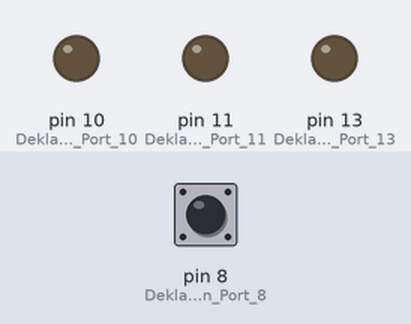
Recording of a sketch running on a simulated Arduino Uno, built with avr-gcc and run on an emulated ATmega328P. Shown: output pins drawn as LEDs (lit = HIGH). The test bench sets the inputs (shaded band); at power-on: pin 8 (Deklariere_den_Port_8) HIGH.

Above: at 1.25 s.
1.3 s: pin 8 (Deklariere_den_Port_8) pulled LOW for 0.15 s
At 1.7 s:
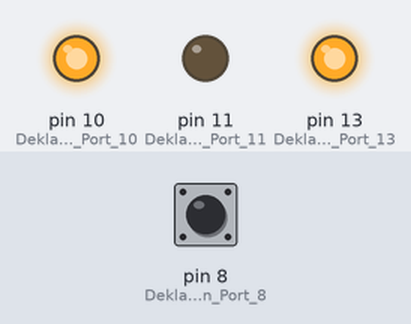
At 2.2 s:
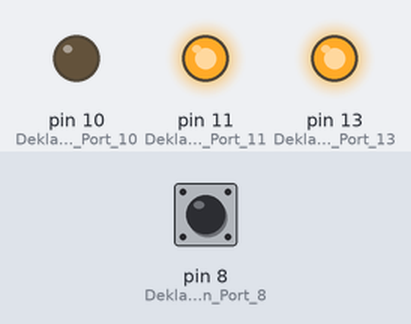
Timing chart, 0 to 22.8 s (numbered marks = the images above; inputs shaded):
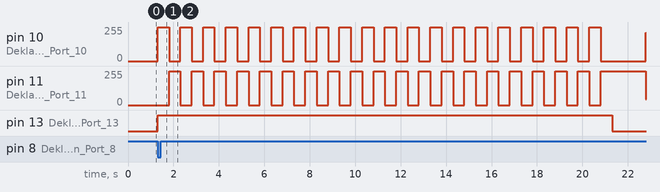

The sketch:

Blink-Beispiel07.ino
```cpp
/*
  Arduino Blink Beispiel 07
  LEDs an den Ports 10 und 11, PWM schwellen abwechselnd
  bis der Taster am Eingang 8 gedrückt wurde, dann blinken die LEDs
  20 mal abwechselnd und die interne LED leuchtet.
  FabLab Bayreuth Arduino Day 2018 JTL
*/

int umgekehrt;
int Taste = 0;

// Die setup Funktion wird nur einmal beim Start des Programmes ausgeführt
// z.B. wenn der RESET Taster gedrückt wurde oder das Board eingeschatet wurde

void setup() {
  pinMode(10, OUTPUT);    // Deklariere den Port 10, an dem die erste
                          // LED angeschlossen ist, als Ausgang
  pinMode(11, OUTPUT);    // Deklariere den Port 11, an dem die zweite
                          // LED angeschlossen ist, als Ausgang
  pinMode(13, OUTPUT);    // Deklariere den Port 13, an dem die interne
                          // LED auf dem Arduino UNO angeschlossen ist, als Ausgang
  digitalWrite(13, LOW);  // Lösche die interne LED

  pinMode(8, INPUT);      // Deklariere den Port 8, an dem der
                          // Taster gegen GND angeschlossen ist, als Eingang
  digitalWrite(8, HIGH);  // Setzt den internen 20 K Ohm Pul-Up Widerstand gegen 5V
                          // So ist der nicht gedrückte Zustand normal HIGH
}


// In der loop Funktion werden alle Anweisungen fortlaufend in einer endlosen Schleife wiederholt.

void loop() {
  // Dimme die erste LED von 0 auf 255
  for (int i=0; i<255; i++){
  analogWrite(10, i); // Schalte die erste LED auf den aktuellen Wert von i
  umgekehrt = 255 - i; // ziehe den aktuellen Wert i vom Maximum ab
  analogWrite(11, umgekehrt); // Schalte die zweite LED auf den aktuellen Wert von umgekehrt
  if (digitalRead(8) == LOW){
    i = 255;
    Taste = 1;
  }
   delay(5); // Verzögere um 5 ms
  }

  // Dimme die erste LED von 255 auf 0
  for (int i=255; i>0; i--){
  analogWrite(10, i); // Schalte die erste LED auf den aktuellen Wert von i
  umgekehrt = 255 - i; // ziehe den aktuellen Wert i vom Maximum ab
  analogWrite(11, umgekehrt); // Schalte die zweite LED auf den aktuellen Wert von umgekehrt

    if (digitalRead(8) == LOW){
    i = 0;
    Taste = 1;
  }
  delay(5); // Verzögere um 5 ms
  }
  if (Taste == 1){
    digitalWrite(13, HIGH);
    for (int z=20; z>0; z--){
    analogWrite(10, 255); // Schalte die erste LED an
    analogWrite(11, 0); // Schalte die zweite LED aus
    delay(500);  // Warte 500 ms

    analogWrite(10, 0); // Schalte die erste LED aus
    analogWrite(11, 255); // Schalte die zweite LED an
    delay(500);  // Warte 500 ms
    }
    digitalWrite(13, LOW);
    Taste = 0;
  }
}
```
